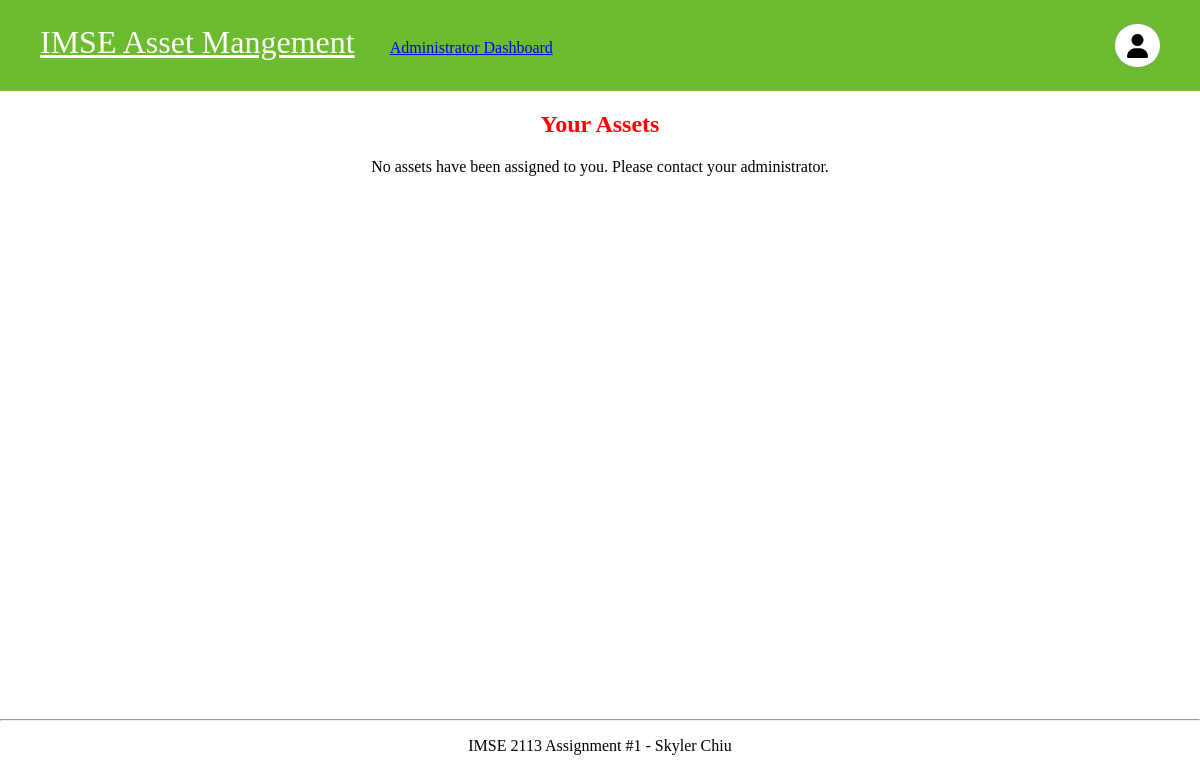
The app's page /home (signed in), older data.
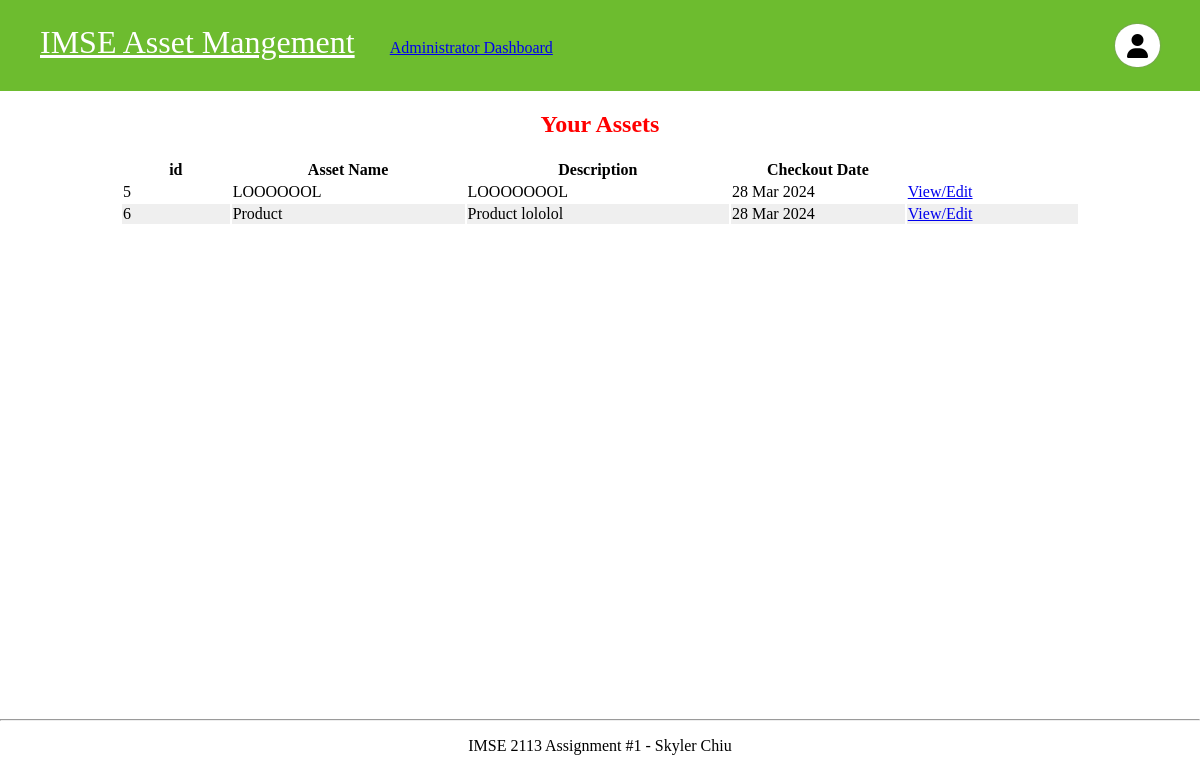
The same page, newer data.
### asset_management/models.py (models this page shows, shortened)
class Asset(models.Model):
    name = models.CharField(max_length=300)
    description = models.CharField(max_length=300, null = True, blank=True)
    assigned = models.BooleanField(default=False)
    registered_user = models.ForeignKey(User, on_delete=models.SET_NULL, null=True, blank=True)
    checkout_date = models.DateTimeField(null=True, blank=True)

### asset_management/views.py (the view)
class AssetListView(ListView):
    model = Asset
    def get_queryset(self):
        return super().get_queryset().filter(registered_user=self.request.user)

### asset_management/templates/asset_management/home.html (shortened to what this page needs)
{% extends "asset_management/layout.html" %}
{% block content %}
    <h2 class = "home-header">Your Assets</h2>
    {% if message_list %}
    <div class = "table-container">
        <table class="message_list">
            <thead>
                <tr>
                    <th>id</th>
                    <th>Asset Name</th>
                    <th>Description</th>
                    <th>Checkout Date</th>
                </tr>
            </thead>
            <tbody>
                {% for message in message_list %}
                    <tr>
                        <td>{{ message.id }}</td>
                        <td>{{ message.name }}</td>
                        <td>{{ message.description }}</td>
                        <td> {{ message.checkout_date | date:'d M Y'}} </td>
                        <td><a href="{% url 'asset-update' pk=message.id %}">View/Edit</a></td>
                    </tr>
                {% endfor %}
            </tbody>
        </table>
    </div>
    {% else %}
        <p class = "no-asset-message">No assets have been assigned to you. Please contact your administrator</a>.</p>
 {% endif %}
{% endblock %}

### asset_management/templates/asset_management/layout.html (shortened to what this page needs)
<!DOCTYPE html>
<html>
    <head>
        {% load static %}
        <link rel="stylesheet" type="text/css" href="{% static 'asset_management/styles.css' %}"/>
    </head>
<body>
    <div class="navbar">
        <div class = 'left-navbar'>
            <a href="{% url 'home' %}" class="navbar-brand">IMSE Asset Mangement</a>
            <a href="/admin" class="navbar-item">Administrator Dashboard</a>
        </div>
        <div class = 'right-navbar'>
            <div class="dropdown">
                <i id = "user-icon" class="fa fa-solid fa-user"></i>
            </div>
    </div>
    </div>
    <div class="body-content">
        <div class = "content-container">
            {% block content %}
            {% endblock %}
        </div>
    <hr/>
    <footer>
    <p class = 'footer'> IMSE 2113 Assignment #1 - Skyler Chiu</p>
    </footer>
    </div>
</body>
</html>

### asset_management/static/asset_management/styles.css (style rules this page uses)
body { margin:0; height: 100% }
.content-container { min-height: 75vh; }
.home-header { color: red; text-align: center; }
.navbar { display: flex; justify-content: space-between; padding: 3vh 5vh 3vh 5vh; background-color: #6dbc2f; }
.navbar-brand { font-size: 4vh; color: white; padding-right: 4vh }
#user-icon { font-size: 3vh; }
i.fa { display: inline-block; border-radius: 60px; box-shadow: 0 0 2px #888; padding: 1.2vh 1.5vh; background-color: white; }
.dropdown { display: inline-block; position: relative; align-self: flex-start; }
.table-container { display: flex; justify-content: center; }
.message_list { width: 80%; }
tr:nth-child(even) { background-color: #efefef; }
td { width: 5vh }
.footer { text-align: center; }

Row changes from the older to the newer data that the page shows:
now on this page (row edited): Asset: id "5", name "LOOOOOOL", description "LOOOOOOOL", checkout_date "28 Mar 2024"
added Asset: id "6", name "Product", description "Product lololol", checkout_date "28 Mar 2024"
Text that changed along with them:
text no longer shown: "No assets have been assigned to you. Please contact your administrator ."
text now shown: "id Asset Name Description Checkout Date"
